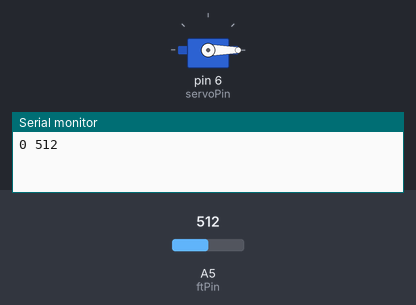
Simulated run of this sketch. Board: Arduino Uno, built with avr-gcc and run on an emulated ATmega328P. On the bench: servo, the last lines printed to the serial monitor. The test bench sets the inputs (shaded band); at power-on: A5 (ftPin) = 512.

Above: at 0.1 s.
At 19.1 s:
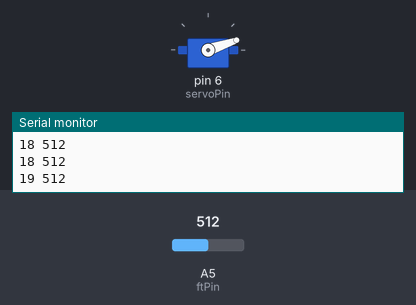
At 38.2 s:
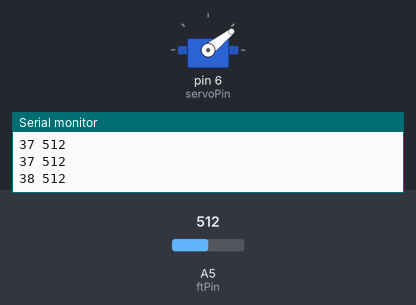
Timing chart, 0 to 40.0 s (numbered marks = the images above):
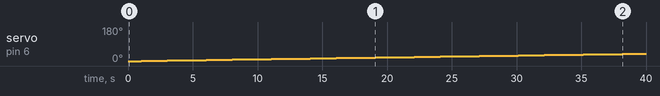

Measured:
- by itself, servo on pin 6 (servoPin): moves from 0° to 39° over 38.2 s

The sketch:

ForceTransudcerDataCollection.ino
```cpp
#include <Servo.h>

Servo myservo;  // create servo object to control a servo

int ftPin = A5;
int servoPin = 6;

int motorVal = 0;
int count = 0;
int ftVal = 0;

String outString = "";


void setup()
{
  myservo.attach( servoPin );
  Serial.begin(115200);
  //analogReference( 2.0 );
}

void loop()
{
  while( motorVal < 180 )
  {
    //write the value to the motor
    myservo.write( motorVal );

    //reset the read count to 0
    count = 0;

    //take ten force transducer readings
    while( count < 10 )
    {
      //read the force transducer value
      ftVal = analogRead( ftPin );


      //make the string that will be written to the file
      outString = String( motorVal ) + " " + String( ftVal );

      //write the string to the python serial read program
      Serial.println( outString );

      //intcrement the count
      count = count + 1;

      //delay the program so it doesn't overload the serial port
      delay( 100 );
    }

    // move to the next motor value to take readings on
    motorVal = motorVal + 1;
  }

  motorVal = 0;
  myservo.write( motorVal );

  while( true )
  {
    Serial.println( "DONE" );
  }

}
```
